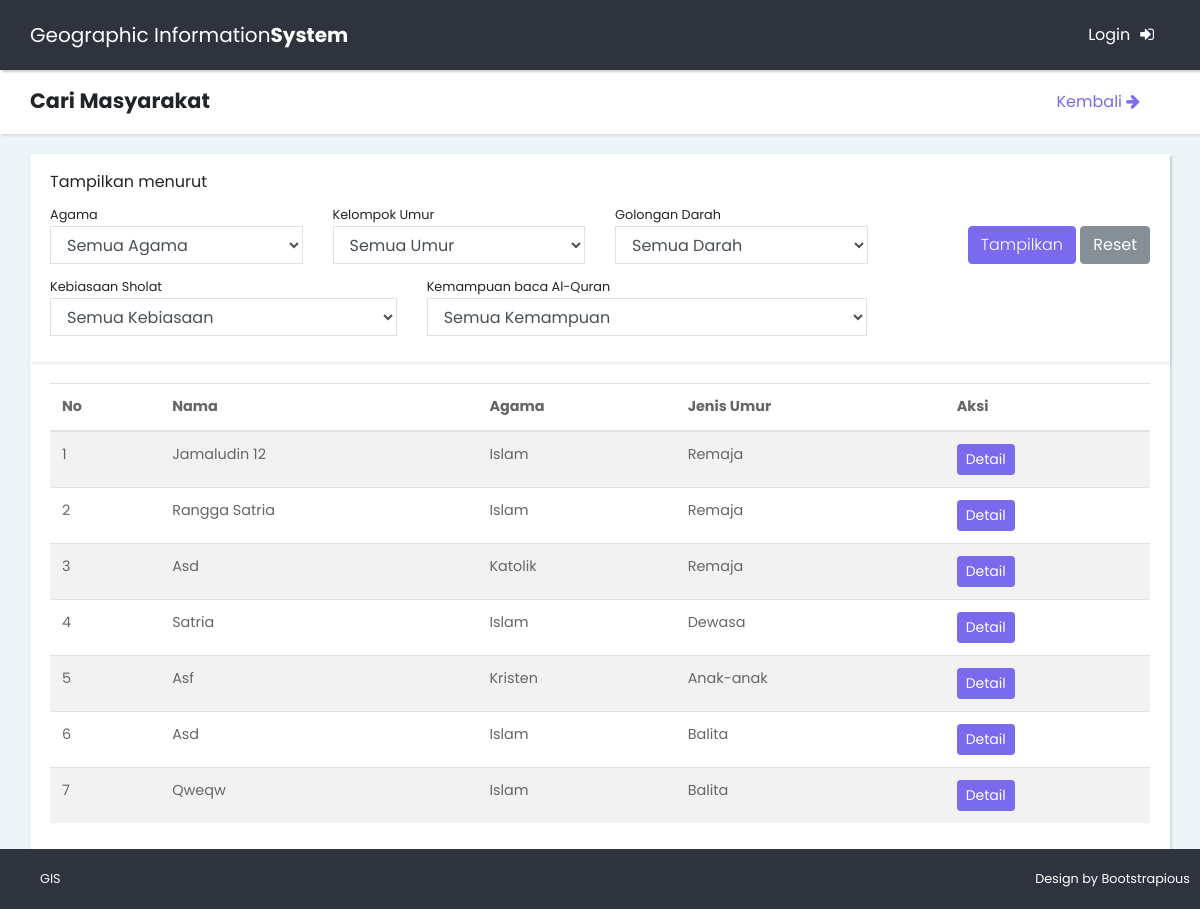
/user/search.php, run on the app's committed database.
### tables this page shows
CREATE TABLE `family` (
  `family_id` int(10) NOT NULL,
  `place_id` int(10) NOT NULL,
  `masjid_id` int(11) NOT NULL DEFAULT '0',
  `family_name` varchar(50) NOT NULL,
  `family_status` int(1) NOT NULL DEFAULT '-1' COMMENT '0=kepala keluarga, 1=istri, 2=anak, 3=pembantu',
  `family_status_number` int(2) NOT NULL DEFAULT '0',
  `family_kawin` int(1) NOT NULL DEFAULT '0',
  `family_religion` int(1) NOT NULL COMMENT '1=islam, 2=kristen, 3=katolik, 4=budha, 5=hindu 6=lainnya',
  `family_age` int(3) NOT NULL COMMENT '1) balita  : 0-5  2) kanak- kanak : 5-11 3) remaja awal : 12-16 4) remaja akhir : 17-25 5) dewasa awal : 26-35 6) dewasa akhur : 36-45 7) Lansia Awal : 46-55 8) lansia akhir : 56-65 9) manula  :  > 65',
  `family_gender` int(1) NOT NULL,
  `family_born_place` varchar(10) NOT NULL,
  `family_born_date` date NOT NULL,
  `family_die_date` date DEFAULT '0000-00-00',
  `family_education` int(1) NOT NULL COMMENT '0= Tidak sekolah 1 = SD/MI 2 = SMP/MTS 3 = SMA/MA 4 = SMK 5 = Diploma(D3) 6 = Sarjana(S1) 7 = Magister (S2) 8 = Doktor (S3)',
  `family_salary` int(10) DEFAULT '0',
  `family_blood` varchar(2) NOT NULL,
  `family_donor` int(1) NOT NULL DEFAULT '0'
);

### includes/connect.php (called while the page is built, shortened)
<?php
class Connect extends DbConfig{
  function connect() {
    $this->link = mysqli_connect(DbConfig::$dbHost,DbConfig::$dbUser,DbConfig::$dbPass,DbConfig::$dbName);
  }
}
?>

### includes/db-helper.php (called while the page is built, shortened)
<?php
class DBHelper{
  private $link;
  function __construct() {
    require_once('connect.php');
    $conn = new Connect();
    $this->link = $conn->link;
  }
  function getFilterFamily($array){
    $religion = $array['religion'];
    $age      = $array['age'];
    $blood    = $array['blood'];
    $sholat   = $array['sholat'];
    $mengaji  = $array['mengaji'];
    $case ='';
    if(empty($age) && empty($religion) && empty($blood) && empty($sholat) && empty($mengaji)){
      if ($result = $this->link->query("SELECT * FROM family AS f LEFT JOIN masjid AS m ON f.masjid_id=m.masjid_id")) {
        return $result;
      }else {
        return false;
      }
    }
    else {
      if ($result = $this->link->query("SELECT * FROM family AS f LEFT JOIN keimanan AS k ON f.family_id = k.family_id LEFT JOIN masjid AS m ON f.masjid_id=m.masjid_id WHERE $case")) {
        return $result;
      }else {
        return  false;
      }
    }
  }
}
?>

### user/search.php (the view, shortened to what this page needs)
<?php
require_once('../includes/db-helper.php');
if(isset($_SESSION[RequestKey::$USER_LEVEL])) {
  if ($_SESSION[RequestKey::$USER_LEVEL] == 0) {
    header('Location: ../admin/.');
  }else{
    header('Location: ../takmir/.');
  }
}
else {
  $db = new DBHelper();
  if (isset($_GET['filter'])) {
    $age        = $db->escapeInput($_GET['age']);
    $religion   = $db->escapeInput($_GET['religion']);
    $blood      = $db->escapeInput($_GET['blood']);
    $sholat     = $db->escapeInput($_GET['sholat']);
    $mengaji    = $db->escapeInput($_GET['mengaji']);
    $array              = array();
    $array['age']       = $db->escapeInput($_GET['age']);
    $array['religion']  = $db->escapeInput($_GET['religion']);
    $array['blood']     = $db->escapeInput($_GET['blood']);
    $array['sholat']    = $db->escapeInput($_GET['sholat']);
    $array['mengaji']   = $db->escapeInput($_GET['mengaji']);
    $familys            = $db->getFilterFamily($array);
    if ($familys == false) {
      $message = "Tidak ditemukan";
    }
  }
  else{
    $array              = array();
    $array['age']       = '';
    $array['religion']  = '';
    $array['blood']     = '';
    $array['sholat']    = '';
    $array['mengaji']   = '';
    $familys    = $db->getFilterFamily($array);
  }
}
?>
<!DOCTYPE html>
<html>
<head>
</head>
<body>
  <div class="page">
    <div class="row">
      <div class="col-lg-12">
        <header class="page-header">
          <div class="container-fluid col-12 row">
            <h2 class="no-margin-bottom col-8">Cari Masyarakat</h2>
            <a href="../." class="text-right col-4"><h7 > Kembali <span class="fa fa-arrow-right"></span></h7></a>
          </div>
        </header>
        <section style="padding:20px 0px" class="dashboard-header">
          <div class="container-fluid">
            <div class="row">
              <div class="col-md-12">
                <div class="card">
                  <div class="card-header">
                    <form class="form-horisontal" action="index.php" method="get">
                      <label>Tampilkan menurut</label>
                      <div class="row">
                        <div class="col-3 no-margin">
                          <small>Agama</small>
                        </div>
                        <div class="col-3 no-margin">
                          <small>Kelompok Umur</small>
                        </div>
                        <div class="col-3 no-margin">
                          <small>Golongan Darah</small>
                        </div>
                      </div>
                      <div class="row">
                        <div class="form-group col-3 no-margin">
                          <select class="form-control" name="religion">
                            <option value="">Semua Agama</option>
                          </select>
                        </div>
                        <div class="from-groip col-3 no-margin">
                          <select class="form-control" name="age">
                            <option value="">Semua Umur</option>
                          </select>
                        </div>
                        <div class="from-groip col-3 no-margin">
                          <select class="form-control" name="blood">
                            <option value="">Semua Darah</option>
                          </select>
                        </div>
                        <div style="text-align:right" class="col-3 no-margin">
                          <input class="btn btn-primary"type="submit" name="filter" value="Tampilkan">
                          <a class="btn btn-secondary" href=".">Reset</a>
                        </div>
                      </div>
                      <div class="row">
                        <div class="col-4 no-margin">
                          <small>Kebiasaan Sholat</small>
                        </div>
                        <div class="col-5 no-margin">
                          <small>Kemampuan baca Al-Quran</small>
                        </div>
                      </div>
                      <div class="row">
                        <div class="form-group col-4 no-margin">
                          <select class="form-control" name="sholat">
                            <option value="">Semua Kebiasaan</option>
                          </select>
                        </div>
                        <div class="from-groip col-5 no-margin">
                          <select class="form-control" name="mengaji">
                            <option value="">Semua Kemampuan </option>
                          </select>
                        </div>
                      </div>
                    </form>
                  </div>
                  <div class="card-body">
                    <div class="table-responsive">
                      <table class="table table-striped ">
                        <thead>
                          <tr>
                            <th>No</th>
                            <th>Nama</th>
                            <th>Agama</th>
                            <th>Jenis Umur</th>
                            <th>Aksi</th>
                          </tr>
                        </thead>
                        <tbody>
                          <?php
                          if ($familys == false) {
                            echo "<tr>";
                            echo "<th colspan='5' style='text-align:center'>";
                            echo "<h2>Data tidak ditemukan</h2>";
                            echo "</th>";
                            echo "</tr>";
                          }
                          else{
                            $i=1;
                            while ($family = $familys->fetch_object()) {
                              ?>
                              <tr>
                                <td>
                                  <?= $i; ?>
                                </td>
                                <td>
                                  <?= ucwords($family->family_name); ?>
                                </td>
                                <td>
                                  <?php
                                  if ($family->family_religion == 1) {
                                    echo "Islam";
                                  }elseif ($family->family_religion == 2) {
                                    echo "Kristen";
                                  }elseif ($family->family_religion == 3) {
                                    echo "Katolik";
                                  }elseif ($family->family_religion == 4) {
                                    echo "Budha";
                                  }elseif ($family->family_religion == 5) {
                                    echo "Hindu";
                                  }else {
                                    echo "Ateis";
                                  }
                                  ?>
                                </td>
                                <td>
                                  <?php
                                  if ($family->family_age == 1) {
                                    echo "Balita";
                                  }elseif ($family->family_age == 2) {
                                    echo "Anak-anak";
                                  }elseif ($family->family_age == 3) {
                                    echo "Remaja";
                                  }elseif ($family->family_age == 4) {
                                    echo "Dewasa";
                                  }elseif ($family->family_age == 5) {
                                    echo "Lansia";
                                  }else {
                                    echo "Lainnya";
                                  }
                                  ?>
                                </td>
                                <td>
                                  <a  class="btn btn-primary btn-sm" href="detail_orang.php?<?=RequestKey::$FAMILY_ID?>=<?=$family->family_id?>">Detail</a>
                                </td>
                              </tr>
                              <?php
                              $i += 1;
                            }
                          }
                          ?>
                        </tbody>
                      </table>
                    </div>
                  </div>
                </div>
              </div>
            </div>
          </div>
        </section>
      </div>
    </div>
  </div>
</body>
</html>

### css/style.default.css (style rules this page uses)
body { overflow-x: hidden; }
a, i, span { display: inline-block; text-decoration: none; -webkit-transition: all 0.3s; transition: all 0.3s; }
section { padding: 50px 0; }
.container-fluid { padding: 0 30px; }
header.page-header { padding: 20px 0; }
table { font-size: 0.9em; color: #666; }
.page-header { background: #fff; padding: 20px; -webkit-box-shadow: 2px 2px 2px rgba(0, 0, 0, 0.1); box-shadow: 2px 2px 2px rgba(0, 0, 0, 0.1); position: relative; z-index: 8; }
button, input { outline: none !important; }
.card { margin-bottom: 30px; -webkit-box-shadow: 2px 2px 2px rgba(0, 0, 0, 0.1), -1px 0 2px rgba(0, 0, 0, 0.05); box-shadow: 2px 2px 2px rgba(0, 0, 0, 0.1), -1px 0 2px rgba(0, 0, 0, 0.05); }
.card-header { -webkit-box-shadow: 2px 2px 2px rgba(0, 0, 0, 0.05); box-shadow: 2px 2px 2px rgba(0, 0, 0, 0.05); }
.page { background: #EEF5F9; }
.no-margin { margin: 0 !important; }
.no-margin-bottom { margin-bottom: 0 !important; }
.page { overflow-x: hidden; }
.form-control { border: 1px solid #dee2e6; border-radius: 0; padding: 0.375rem 0.75rem; }
button, input[type='submit'] { cursor: pointer; font-family: inherit; font-weight: 300 !important; }
select { margin-bottom: 10px; }
select option { color: #999; }
.btn { font-weight: 400; border: 1px solid transparent; padding: 0.375rem 0.75rem; font-size: 1rem; line-height: 1.5; border-radius: 0.25rem; -webkit-transition: background-color 0.15s ease-in-out, border-color 0.15s ease-in-out, -webkit-box-shadow 0.15s ease-in-out; transition: background-color 0.15s ease-in-out, border-color 0.15s ease-in-out, -webkit-box-shadow 0.15s ease-in-out; transition: background-color 0.15s ease-in-out, border-color 0.15s ease-in-out, box-shadow 0.15s ease-in-out; transition: background-color 0.15s ease-in-out, border-color 0.15s ease-in-out, box-shadow 0.15s ease-in-out, -webkit-box-shadow 0.15s ease-in-out; }
.btn-primary { color: color-yiq(#796AEE); background-color: #796AEE; border-color: #796AEE; }
.btn-secondary { color: color-yiq(#868e96); background-color: #868e96; border-color: #868e96; }
.btn-sm { padding: 0.25rem 0.5rem; font-size: 0.875rem; line-height: 1.5; border-radius: 0.2rem; }
body { font-family: "Poppins", sans-serif; font-size: 1rem; font-weight: 400; line-height: 1.5; color: #212529; background-color: #fff; }
a { color: #796AEE; text-decoration: none; }
h1, h2, h3, h4, h5, h6, .h1, .h2, .h3, .h4, .h5, .h6 { margin-bottom: 0.5rem; font-family: inherit; font-weight: 700; line-height: 1.1; color: inherit; }
h2, .h2 { font-size: 1.3rem; }
small, .small { font-size: 80%; font-weight: 400; }
.card { background-color: #fff; border: 0 solid #eee; border-radius: 0; }
.card-body { padding: 1.25rem; }
.card-header { padding: 1rem 1.25rem; background-color: #fff; border-bottom: 1px solid #eee; }
.card-header:first-child { border-radius: 0 0 0 0; }

### data on the page
family: family_name "Jamaludin 12", family_religion "Islam", family_age "Remaja"
family: family_name "Rangga Satria", family_religion "Islam", family_age "Remaja"
family: family_name "Asd", family_religion "Katolik", family_age "Remaja"
family: family_name "Satria", family_religion "Islam", family_age "Dewasa"
family: family_name "Asf", family_religion "Kristen", family_age "Anak-anak"
family: family_name "Asd", family_religion "Islam", family_age "Balita"
family: family_name "Qweqw", family_religion "Islam", family_age "Balita"
